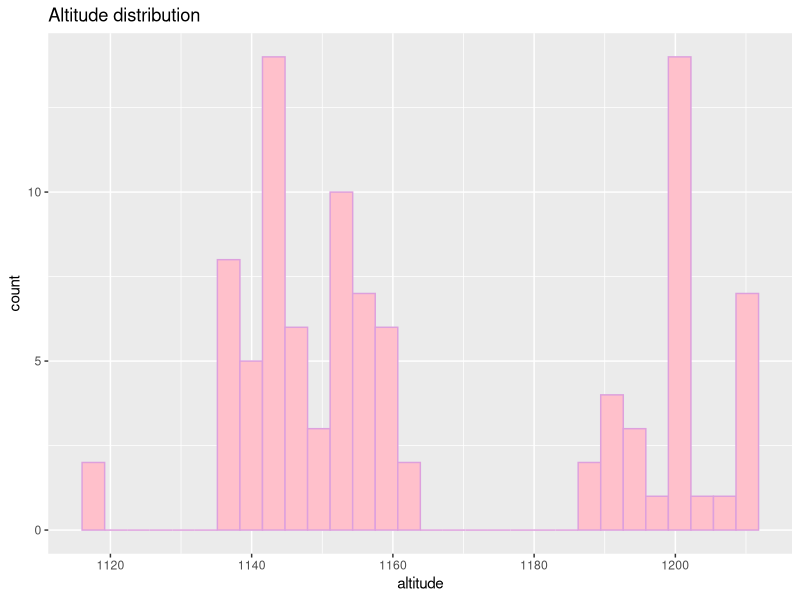
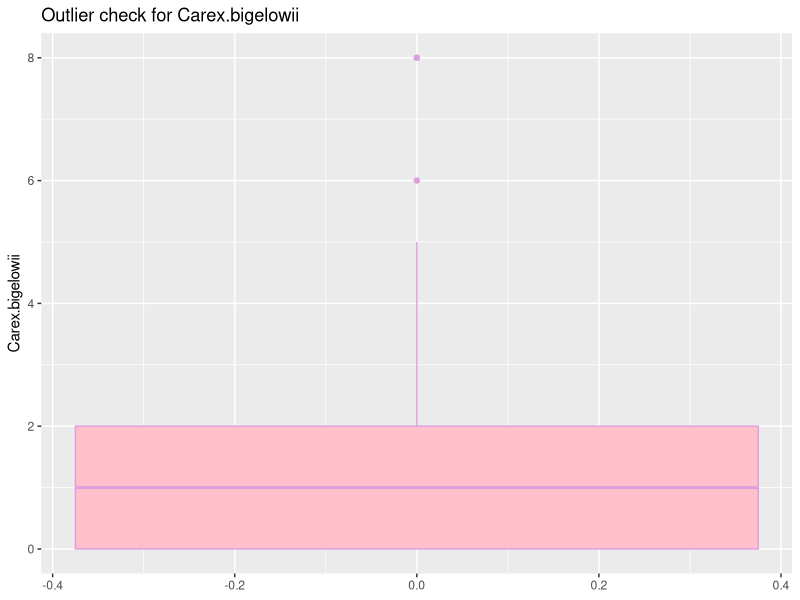
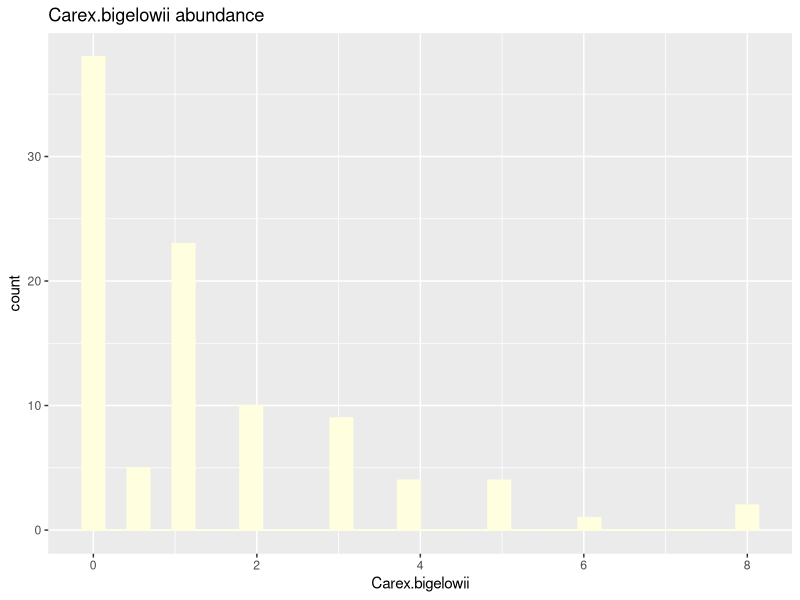
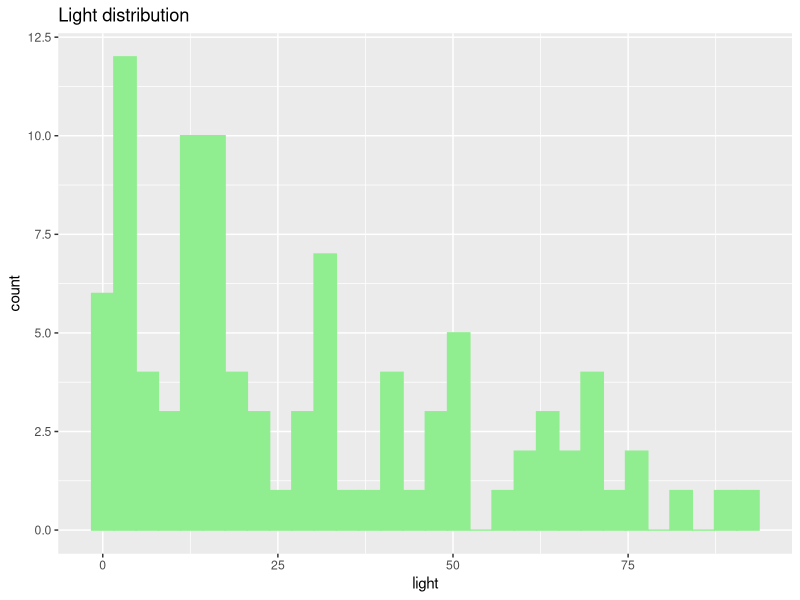
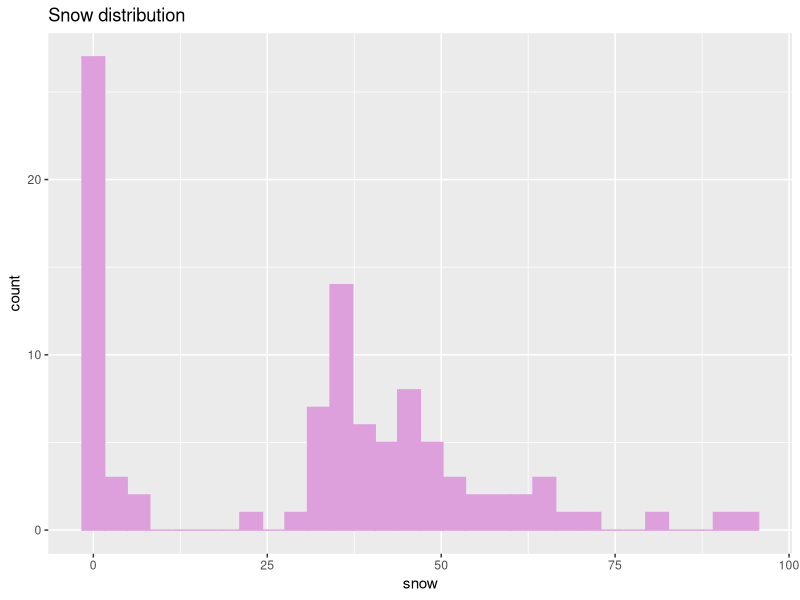
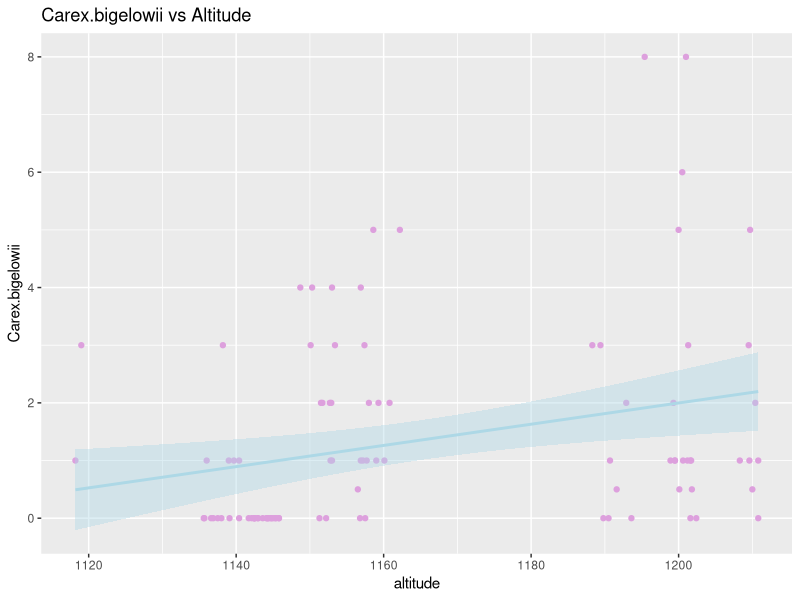
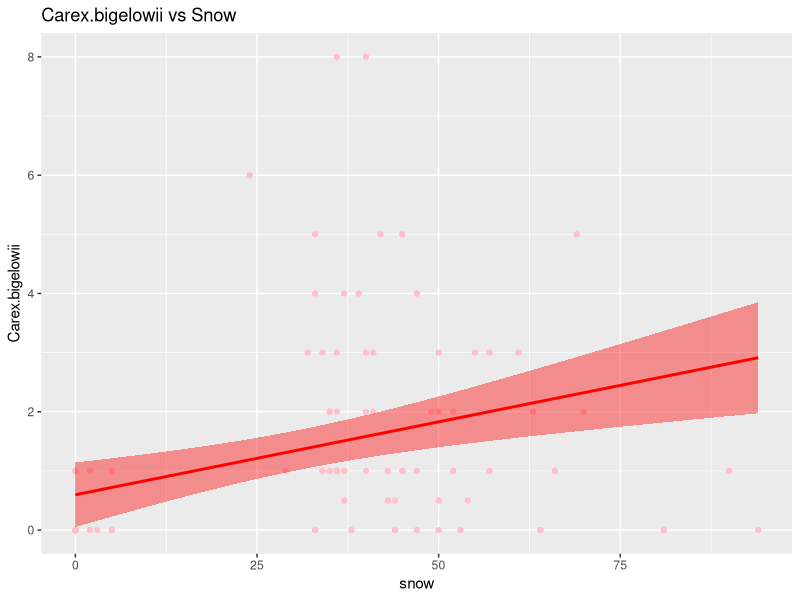
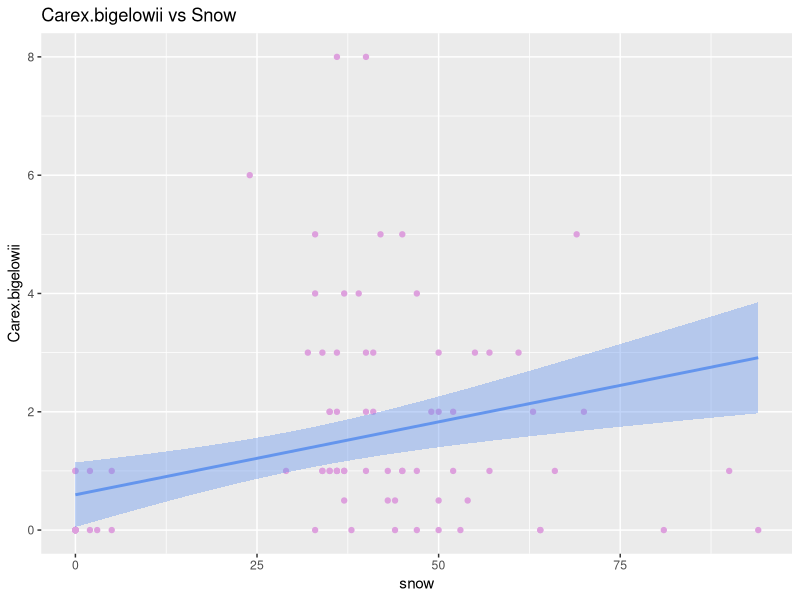

These figures' R source, in order:
# data with two correlated predictor variables and fits a multiple-regression model

set.seed(187)
x1 = rnorm(200, 10, 2)
x2 = 0.5*x1 + rnorm(200, 0, 4)
y = 0.7*x1 + 2.2*x2 + rnorm(200, 0, 4)
m = lm(y~x1+x2)
coefs = summary(m)$coef

summary(m)

# coefficient of determination (r^2)
y_hat = coefs[1,1] + coefs[2,1]*x1 + coefs[3,1]*x2
var(y_hat)
var(y_hat)/var(y)

#To compute the predicted values associated only with x1, we keep x2 constant at its
# mean, and vice versa for the variance associated with x2.

y_hat1 = coefs[1,1] + coefs[2,1]*x1 + coefs[3,1]*mean(x2)
var(y_hat1)
var(y_hat1)/var(y)

y_hat2 = coefs[1,1] + coefs[2,1]*mean(x1) + coefs[3,1]*x2
var(y_hat2)
var(y_hat2)/var(y)

# compare the sum of the variance explained by x1 and x2 to the total variance in y

var(y_hat)
var(y_hat1) + var(y_hat2)

# Var(x+ y) = Var(x) + Var(y) + 2Cov(x,y)

var(y_hat1) + var(y_hat2) + 2*cov(y_hat1, y_hat2)

# what would be the variance explained by x1 if it was uncorrelated with x2?
coefs[2,1]^2*var(x1)

# all variances and covariances between the predictors

t(coefs[2:3,1]) %*% cov(cbind(x1,x2)) %*% coefs[2:3,1]
#coefs is a matrix of regression coefficients from your model
#[2:3,1] selects rows 2 and 3 (probably the slopes for x1 and x2) and the first column (the estimate values)
#cbind() combines vectors column-wise into a matrix
#cbind(x1,x2) creates a matrix where the first column is x1 and the second column is x2
#cov() calculates the covariance matrix of the columns in the matrix
#matrix captures both variances and correlations between x1 and x2
#t() takes the transpose of the vector of coefficients, turning it from a column into a row
#%*% is the matrix multiplication operator in R
#Multiply the row vector (t(coefs[2:3,1])) by the covariance matrix S
#Then multiply by the column vector of coefficients again (coefs[2:3,1])
#Result: a single number, the variance in Y explained by x1 and x2 together, including overlap if they are correlated

# standardize predictors to get rid of correlation

x1_z = (x1- mean(x1))/sd(x1)
x2_z = (x2- mean(x2))/sd(x2)
m = lm(y~ x1_z + x2_z)
summary(m)

#Change in Y per 100% of mean change in X

x1_m = (x1- mean(x1))/mean(x1)
x2_m = (x2- mean(x2))/mean(x2)
summary(lm(y~ x1_m + x2_m))

#Multicollinearity
#assessing the degree of multicollinearity is to compute variance inflation factors
#variance inflation factor for covariate x1

m1 = lm(x1~x2)
r2 = summary(m1)$r.squared
1/(1-r2)

# Data exercise: multiple regression and variable selection
library(ggplot2)

plants = read.csv(file="exercise_4/alpineplants.csv")

head(plants)
str(plants)
summary(plants)

ggplot(plants, aes(x = altitude)) +
  geom_histogram(fill = "pink", color = "plum") +
  labs(title="Altitude distribution")

ggplot(plants, aes(y = Carex.bigelowii)) +
  geom_boxplot(fill = "pink", color = "plum") +
  labs(title="Outlier check for Carex.bigelowii")

ggplot(plants, aes(x = Carex.bigelowii)) +
  geom_histogram(fill = "lightyellow", color = "lightyellow") +
  labs(title = "Carex.bigelowii abundance")

ggplot(plants, aes(x = light)) +
  geom_histogram(fill = "lightgreen", color = "lightgreen") +
  labs(title = "Light distribution")

ggplot(plants, aes(x = snow)) +
  geom_histogram(fill = "plum", color = "plum") +
  labs(title = "Snow distribution")

ggplot(plants, aes(x = altitude, y = Carex.bigelowii)) +
  geom_point( color = "plum") +
  geom_smooth(method = "lm", color = "lightblue", fill = "lightblue") +
  labs(title="Carex.bigelowii vs Altitude")

ggplot(plants, aes(x = snow, y = Carex.bigelowii)) +
  geom_point(color = "pink") +
  geom_smooth(method="lm", color="red", fill="red") +
  labs(title="Carex.bigelowii vs Snow")

ggplot(plants, aes(x = snow, y = Carex.bigelowii)) +
  geom_point(color = "plum") +
  geom_smooth(method="lm", color="cornflowerblue", fill="cornflowerblue") +
  labs(title="Carex.bigelowii vs Snow")

ggplot(plants, aes(x = soil_moist, y = Carex.bigelowii)) +
  geom_point(color = "deeppink", na.rm = TRUE) +
  geom_smooth(method="lm", color="red", fill="pink", na.rm = TRUE) +
  labs(title="Carex.bigelowii vs Soil Moisture")


model <- lm(Carex.bigelowii ~ altitude + snow + soil_moist + mean_T_summer,
                data = plants)
summary(model)

